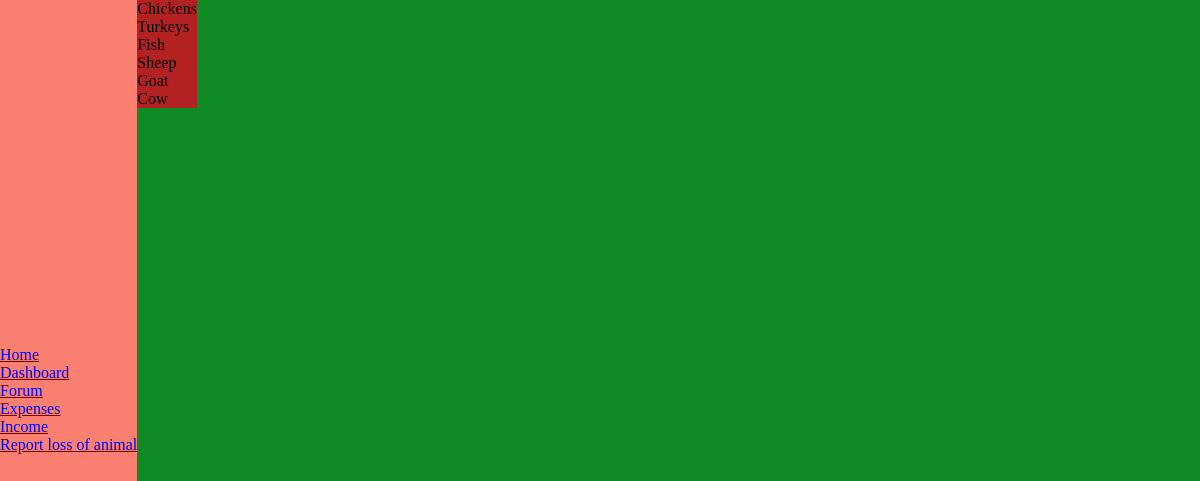
Page /forum/ (signed in) on the earlier database version.
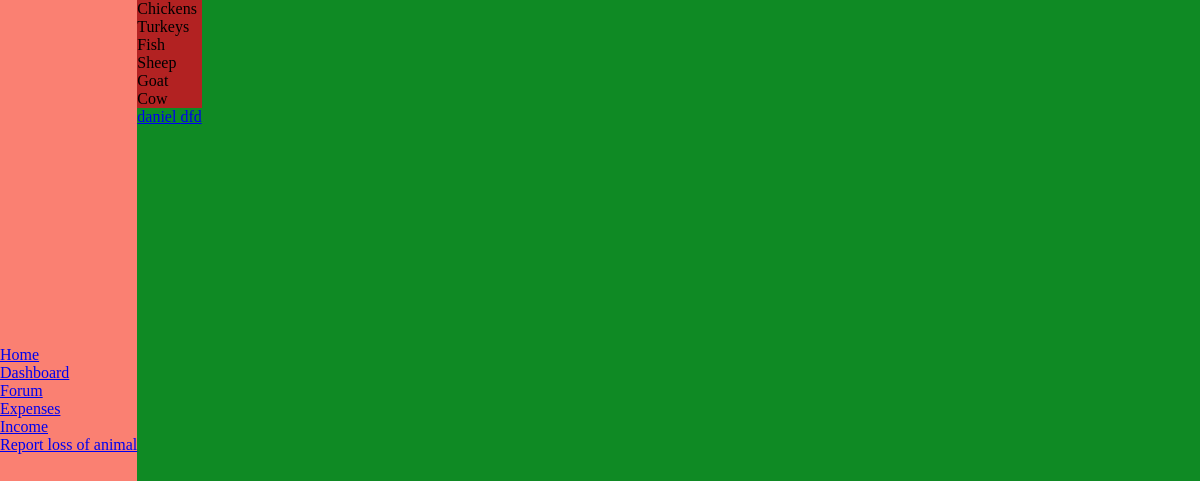
Same page on the later database version.
### base_app/models.py (models this page shows, shortened)
class CustomUser(AbstractUser):
    farmerScale = models.CharField(max_length=6, choices=SCALE_CHOICES,default = "SMALL", blank=True)

### base_app/views.py (the view)
# urls.py: path("forum/", views.forum_room, name="Forum"),
@login_required
def forum_room(request):
    context = {}
    professionals = User.objects.filter(groups__name="PROs")
    context["professionals"] = professionals
    context["title"] = "Forum"
    return render(request, "views_temp/forum.html", context)

### templates/views_temp/forum.html (shortened to what this page needs)
{% extends 'views_temp/base.html' %}
{% load static %}
{% block content %}
    <div class="forum">
        <div class="chat-containers">
            <div id="chicken">Chickens</div>
            <div id="turkey">Turkeys</div>
            <div id="fish">Fish</div>
            <div id="sheep">Sheep</div>
            <div id="goat">Goat</div>
            <div id="cow">Cow</div>
        </div>
        <div class="pro-chat-container">
            {% for pro in professionals %}
                <a href="{% url 'private room' pro.id%}" class='professionals' > {{pro.username}} </a>
            {% endfor %}
        </div>
    </div>
{% endblock content %}

### templates/views_temp/base.html (shortened to what this page needs)
{% load static %}
<!DOCTYPE html>
<html lang="en">
<head>
    <link rel="stylesheet" href="{% static 'views/main.css' %}">
    <link rel="stylesheet" href="{% static 'views/forum.css' %}">
</head>
<body>
    <div class="base-container">
        <div class="base-left">
            <div class="base-left-links">
                <div><a href="{% url 'home' %}">Home</a></div>
                <div><a href="{% url 'dashboard' %}">Dashboard</a></div>
                <div><a href="{% url 'Forum' %}">Forum</a></div>
                <div><a href="{% url 'expense' %}">Expenses</a></div>
                <div><a href="{% url 'income' %}">Income</a></div>
                <div><a href="{% url 'dead page' %}">Report loss of animal</a></div>
            </div>
        </div>
        <div class="base-right">
            {% block content %}{% endblock content %}
        </div>
    </div>
</body>
</html>

### static/views/main.css (style rules this page uses)
html, body { margin: 0; padding: 0; }
body { background-color: hsl(130, 80%, 30%); }
.base-container { display: flex; }
.base-left { background-color: salmon; width: max-content; min-height: 100vh; }
.base-left-links { position: sticky; top: 50%; transform: translateY(-50%); margin: auto 0; }

### static/views/forum.css (style rules this page uses)
.chat-containers { background-color: firebrick; }

Differences in the rows shown:
now on this page (row edited): CustomUser: username "daniel"
now on this page (row edited): CustomUser: username "dfd"
